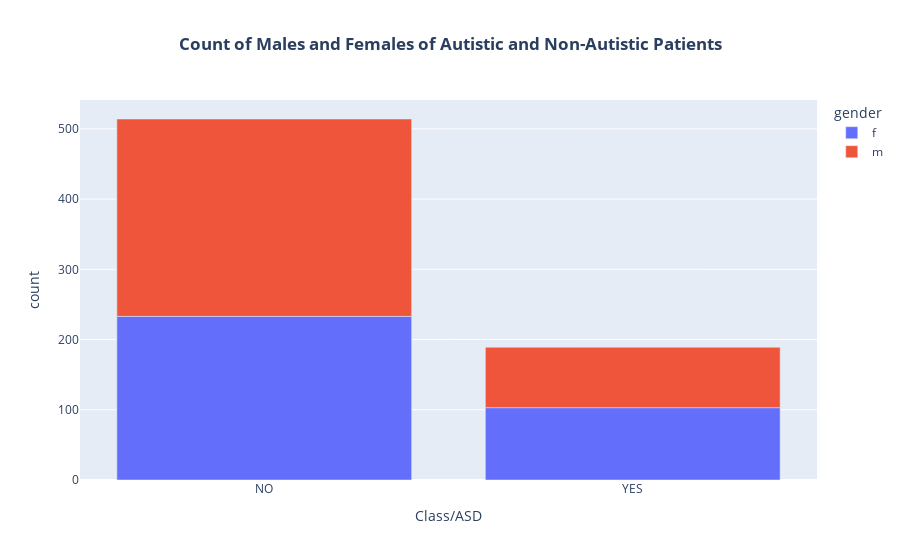

Notebook code cell kept with this figure:
### Code cell
#using plotly to visualize the count of the males and females for autistic and non-autistic patients
fig = px.bar(df.groupby(['Class/ASD', 'gender']).size().reset_index(name='count'), 
             x='Class/ASD', 
             y='count', 
             color='gender',
             title='Count of Males and Females of Autistic and Non-Autistic Patients')

# Update layout to center the title
fig.update_layout(title_text='<b>Count of Males and Females of Autistic and Non-Autistic Patients</b>', title_x=0.5)

# Show the plot
fig.show()

### Figure 1 — Plotly figure (JSON) as saved in the notebook; plotly's stock layout.template omitted (floating-point values rounded to 4 significant figures)
{"data": [{"alignmentgroup": "True", "hovertemplate": "gender=f<br>Class/ASD=%{x}<br>count=%{y}<extra></extra>", "legendgroup": "f", "marker": {"color": "#636efa", "pattern": {"shape": ""}}, "name": "f", "offsetgroup": "f", "orientation": "v", "showlegend": true, "textposition": "auto", "type": "bar", "x": ["NO", "YES"], "xaxis": "x", "y": [233, 103], "yaxis": "y"}, {"alignmentgroup": "True", "hovertemplate": "gender=m<br>Class/ASD=%{x}<br>count=%{y}<extra></extra>", "legendgroup": "m", "marker": {"color": "#EF553B", "pattern": {"shape": ""}}, "name": "m", "offsetgroup": "m", "orientation": "v", "showlegend": true, "textposition": "auto", "type": "bar", "x": ["NO", "YES"], "xaxis": "x", "y": [281, 86], "yaxis": "y"}], "layout": {"barmode": "relative", "legend": {"title": {"text": "gender"}, "tracegroupgap": 0}, "title": {"text": "<b>Count of Males and Females of Autistic and Non-Autistic Patients</b>", "x": 0.5}, "xaxis": {"anchor": "y", "domain": [0, 1], "title": {"text": "Class/ASD"}}, "yaxis": {"anchor": "x", "domain": [0, 1], "title": {"text": "count"}}}}
